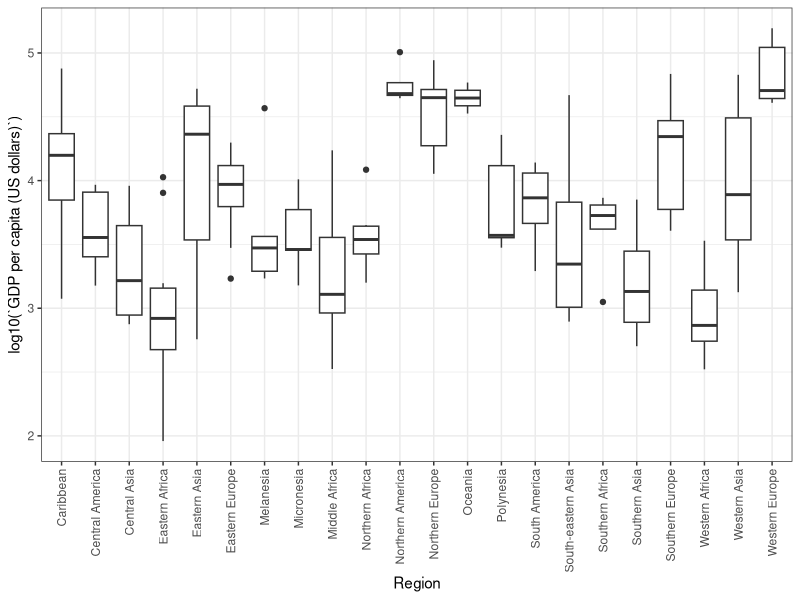
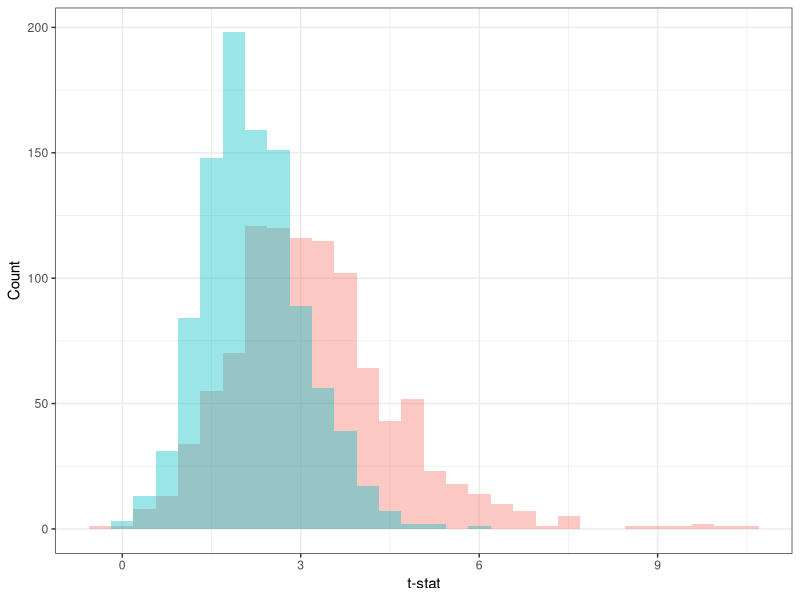
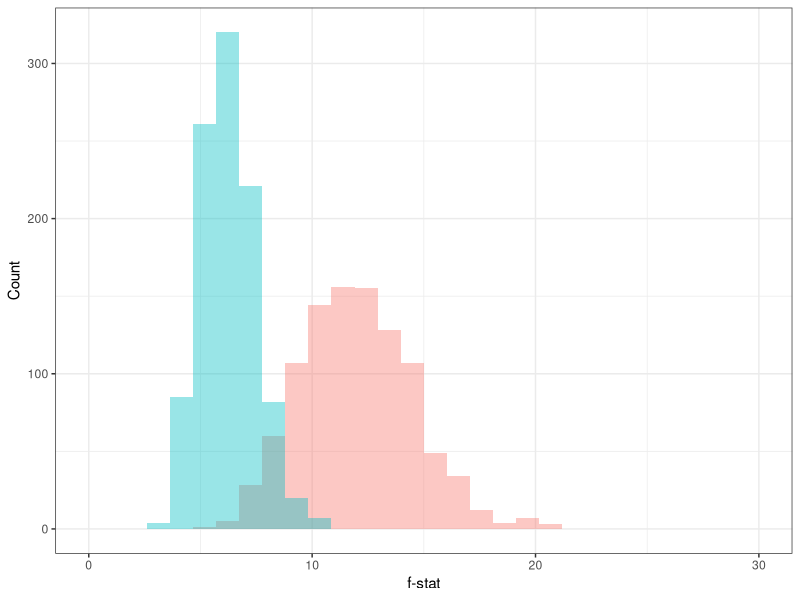

The R script that drew these images, in order: (Note: a time limit stopped this script after it produced the figures.)
## ---- chunk 1
list.of.packages <- c("ggplot2", "gridExtra", "dplyr")
new.packages <- list.of.packages[!(list.of.packages %in% installed.packages()[,"Package"])]
if(length(new.packages)) install.packages(new.packages)

library(ggplot2)
library(gridExtra)
library(dplyr)
## ---- chunk 2
countries <- read.csv("data/country_stats.csv", check.names = F)
pop1 <- countries[countries$Year == 2010 & 
                    countries$Region == "Western Africa",
                  ]$`Population mid-year estimates (millions)`

pop2 <- countries[countries$Year == 2010 & 
                    countries$Region == "Eastern Africa",
                  ]$`Population mid-year estimates (millions)`
west_african <- pop1
east_african <- pop2
t.test(west_african, east_african)
## ---- chunk 3
us_nurses_midwives <- countries$`Health personnel: Nurses and midwives (number)`[
  countries$Country == "United States of America" & countries$Year ==  2010]
us_pop <- countries$`Population mid-year estimates (millions)`[
  countries$Country == "United States of America" & countries$Year ==  2010] * 1000000
uk_nurses_midwives <- countries$`Health personnel: Nurses and midwives (number)`[
  countries$Country == "United Kingdom" & countries$Year ==  2010]
uk_pop <- countries$`Population mid-year estimates (millions)`[
  countries$Country == "United Kingdom" & countries$Year ==  2010] * 1000000
prop.test(c(us_nurses_midwives, uk_nurses_midwives), c(us_pop, uk_pop), correct = F)
## ---- chunk 4
df_2019 <- data.frame(country=countries$Country[countries$Year == 2019],
           doctors=countries$`Health personnel: Physicians (number)`[countries$Year == 2019])

df_2020 <- data.frame(country=countries$Country[countries$Year == 2020],
           doctors=countries$`Health personnel: Physicians (number)`[countries$Year == 2020])

joined_df <- full_join(df_2019, df_2020, by=c("country"))
joined_df <- joined_df[rowSums(is.na(joined_df)) == 0,]
colnames(joined_df) <- c("Country", "2019 doctors", "2020 doctors")

t.test(joined_df$`2020 doctors` - joined_df$`2019 doctors`)
## ---- chunk 5
countries_2010 <- countries[countries$Year == 2010,]

summary(aov(`GDP per capita (US dollars)`~Region, countries_2010))
## ---- chunk 6
ggplot(countries_2010, aes(x=Region, y=log10(`GDP per capita (US dollars)`))) + 
  geom_boxplot() + 
  theme_bw() + 
  theme(axis.text.x = element_text(angle = 90, vjust = 0.5, hjust = 1))
tmp <- by(log(countries_2010$`GDP per capita (US dollars)`), countries_2010$Region, var, na.rm=T)
df <- data.frame(regions=names(tmp), variances=round(as.vector(tmp), 2),
                 counts=as.vector(table(countries_2010$Region[!is.na(countries_2010$`GDP per capita (US dollars)`)])))
colnames(df) <- c("Region", "Variance", "Number of countries")
df
## ---- chunk 7
n = 10
beta = 1
nsim = 1000

paired_vec = vector(length = nsim)
unpaired_vec = vector(length = nsim)
for (i in 1:nsim) {
  x = rnorm(n, 10, 3)
  x_1 = x + rnorm(n, 5, 3)
  x_2 = x + beta + rnorm(n, 0, 3)
  paired_vec[i] = t.test(x_1-x_2)$statistic
  unpaired_vec[i] = t.test(x_1, x_2)$statistic
}

df = data.frame("t-stat" = c(paired_vec, unpaired_vec), 
                "paired" = c(rep("Paired", nsim), rep("Unpaired", nsim)), check.names = F)

ggplot(df, aes(x=`t-stat`, fill=paired)) + 
  geom_histogram(alpha=0.4, position="identity", bins = 30) + 
  theme_bw() + 
  ylab("Count") +
  theme(legend.position = "none")
## ---- chunk 8
nsim = 1000
n_1 = 10
n_2 = 30
n_3 = 2
betas = 1:n_1

f_correct = vector(length = nsim)
f_incorrect = vector(length = nsim)

for (i in 1:nsim) {
  df = data.frame(matrix(nrow = 0, ncol = 0))
  for (beta in betas) {
    x = beta + rnorm(n_2, 0, 5)
    df = rbind(df, cbind(x, beta))
  }
  df$beta <- as.factor(df$beta)
  f_correct[i] = summary(aov(x~beta, df))[[1]][1,'F value']
  df$beta = as.numeric(as.character(df$beta))
  df$beta = (df$beta - 1) * n_3 + rep(rep(0:(n_3-1), n_2/n_3), n_1)
  df$beta <- as.factor(df$beta)
  f_incorrect[i] = summary(aov(x~beta, df))[[1]][1,'F value']
}

df = data.frame("f-stat" = c(f_correct, f_incorrect), 
                "split" = c(rep("Correct", nsim), rep("Incorrect", nsim)), check.names = F)

ggplot(df, aes(x=`f-stat`, fill=split)) + 
  geom_histogram(alpha=0.4, position="identity", bins=30) + 
  theme_bw() + xlim(0, 30) + 
  ylab("Count") + 
  theme(legend.position = "none")
## ---- chunk 9
set.seed(139)
nsims = 200000

out_df <- data.frame(matrix(nrow = 0, ncol = 2))

for (n in c(5, 20)) {
  out_df <- rbind(out_df, cbind(rep(paste0("Normal n=", n), nsims),
                                replicate(nsims, t.test(rnorm(n, 0, 1))$p.value)))
  out_df <- rbind(out_df, cbind(rep(paste0("Expo n=", n), nsims),
                                replicate(nsims, t.test(rexp(n, 1) - 1)$p.value)))
}
out_df <- data.frame(out_df)
colnames(out_df) <- c("Version", "P-value")
out_df$`P-value` <- as.numeric(out_df$`P-value`)

ggplot(out_df, aes(x=`P-value`)) + 
  facet_grid(cols = vars(Version)) + 
  geom_histogram(bins = 20) + 
  xlim(c(0,1)) + 
  theme_bw() + 
  ylab("Count") + 
  theme(strip.text.x = element_blank(),
        axis.text.x = element_text(angle = 90, vjust = 0.5, hjust = 1))
## ---- chunk 10
set.seed(9)

df <- data.frame("comparison" = c(rep("Comparison 1", 40), rep("Comparison 2", 400)),
           "group" = c(rep("Group 1", 20), rep("Group 2", 20), rep("Group 1", 200), rep("Group 2", 200)),
           "values" = c(rnorm(20, 5.4, 3), rnorm(20, 6.4, 3), rnorm(200, 5, 3), rnorm(200, 5.5, 3)))

ggplot(df, aes(x=group, y=values)) + 
  facet_grid(cols = vars(comparison)) + 
  geom_boxplot(alpha=0.4, outlier.size = 0) + 
  xlab("Group") + 
  ylab("Value") + 
  theme_bw() + 
  geom_jitter(color="black", size=1, alpha=0.9, width = 0.1)
## ---- chunk 11
# Comparison 1
t.test(df$values[df$group == "Group 1" & df$comparison == "Comparison 1"],
       df$values[df$group == "Group 2" & df$comparison == "Comparison 1"])$p.value

# Comparison 2
t.test(df$values[df$group == "Group 1" & df$comparison == "Comparison 2"],
       df$values[df$group == "Group 2" & df$comparison == "Comparison 2"])$p.value
